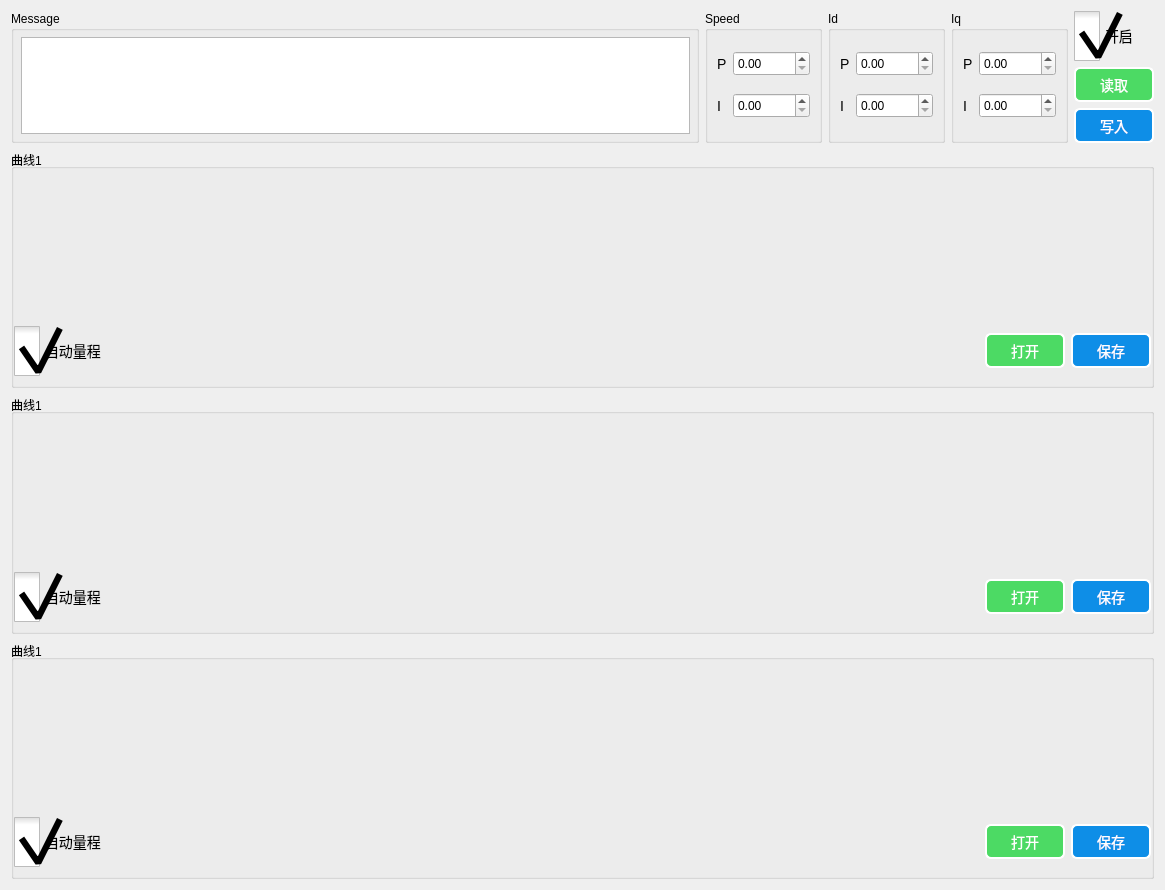
<?xml version="1.0" encoding="UTF-8"?>
<ui version="4.0">
 <class>MPlotUi</class>
 <widget class="QWidget" name="MPlotUi">
  <property name="geometry">
   <rect>
    <x>0</x>
    <y>0</y>
    <width>1165</width>
    <height>890</height>
   </rect>
  </property>
  <property name="windowTitle">
   <string>Form</string>
  </property>
  <property name="styleSheet">
   <string notr="true">QTextBrowser{
	color: green;
}


QLabel{
    color: black;
    qproperty-alignment: AlignCenter;
	
    /*font-family: 'Verdana';*/
    font-size: 14px;}

/* ******************QPushButton****************** */
QPushButton{
    background-color: rgb(14, 142, 231);
	border-style: outset;
    border-width: 2px;
	border-radius: 6px;
    color: white;
	font-size: 14px;
}

QPushButton:hover{
    background-color: rgb(57, 159, 251);
}

QPushButton:pressed{
    background-color: rgb(0, 125, 213);
}

QPushButton:disabled{
    background-color: gray;
}

QCheckBox{
	font-size: 14px;
	alignment:center}


QRadioButton{
	font-size: 14px;
	alignment:center}

    /*RadioButton样式设置*/
    QRadioButton::indicator { 
    	width: 17px;
    	height: 17px;
    }
    /*单选框未选中样式*/
    QRadioButton::indicator::unchecked {
    	
    	image: url(:/images/skin/images/radiob-unchecked.png);
    }
    /*单选框选中样式*/
    QRadioButton::indicator::checked { 
    	image: url(:/images/skin/images/radiob-checked.png);
    }
    /*RadioButton和checkbox字体和间距设置*/
    QRadioButton ,QCheckBox{
    	spacing: 5px;
    	font-size: 14px;
    }
    /*checkbox样式设置*/
    QCheckBox::indicator { 
    	width: 26px;
    	height: 50px;
    }
    /*未选中*/
    QCheckBox::indicator::unchecked {	
    	image: url(:/images/skin/images/checkb-unche.png);
    }
    /*选中*/
    QCheckBox::indicator::checked { 
    	image: url(:/images/skin/images/checkb_check.png);
    }

</string>
  </property>
  <layout class="QGridLayout" name="gridLayout_3">
   <item row="0" column="0">
    <layout class="QGridLayout" name="gridLayout_2">
     <item row="0" column="0" rowspan="3">
      <widget class="QGroupBox" name="groupBox_2">
       <property name="maximumSize">
        <size>
         <width>16777215</width>
         <height>888888</height>
        </size>
       </property>
       <property name="title">
        <string>Message</string>
       </property>
       <layout class="QGridLayout" name="gridLayout_4">
        <property name="leftMargin">
         <number>7</number>
        </property>
        <property name="topMargin">
         <number>6</number>
        </property>
        <property name="rightMargin">
         <number>6</number>
        </property>
        <property name="bottomMargin">
         <number>6</number>
        </property>
        <item row="0" column="0">
         <widget class="QTextBrowser" name="textBrowser"/>
        </item>
       </layout>
      </widget>
     </item>
     <item row="0" column="1" rowspan="3">
      <widget class="QGroupBox" name="groupBox_4">
       <property name="sizePolicy">
        <sizepolicy hsizetype="Preferred" vsizetype="Preferred">
         <horstretch>0</horstretch>
         <verstretch>0</verstretch>
        </sizepolicy>
       </property>
       <property name="title">
        <string>Speed</string>
       </property>
       <layout class="QGridLayout" name="gridLayout">
        <item row="0" column="0">
         <widget class="QLabel" name="label_6">
          <property name="text">
           <string>P</string>
          </property>
         </widget>
        </item>
        <item row="0" column="1">
         <widget class="QDoubleSpinBox" name="SpinBox_speedPRW">
          <property name="minimumSize">
           <size>
            <width>0</width>
            <height>25</height>
           </size>
          </property>
          <property name="maximumSize">
           <size>
            <width>16777215</width>
            <height>25</height>
           </size>
          </property>
          <property name="maximum">
           <double>99999.990000000005239</double>
          </property>
         </widget>
        </item>
        <item row="1" column="0">
         <widget class="QLabel" name="label_7">
          <property name="text">
           <string>I</string>
          </property>
         </widget>
        </item>
        <item row="1" column="1">
         <widget class="QDoubleSpinBox" name="SpinBox_speedIRW">
          <property name="minimumSize">
           <size>
            <width>0</width>
            <height>25</height>
           </size>
          </property>
          <property name="maximumSize">
           <size>
            <width>16777215</width>
            <height>25</height>
           </size>
          </property>
          <property name="maximum">
           <double>99999.990000000005239</double>
          </property>
         </widget>
        </item>
       </layout>
       <zorder>SpinBox_speedPRW</zorder>
       <zorder>label_7</zorder>
       <zorder>label_6</zorder>
       <zorder>SpinBox_speedIRW</zorder>
      </widget>
     </item>
     <item row="0" column="2" rowspan="3">
      <widget class="QGroupBox" name="groupBox_5">
       <property name="sizePolicy">
        <sizepolicy hsizetype="Preferred" vsizetype="Preferred">
         <horstretch>0</horstretch>
         <verstretch>0</verstretch>
        </sizepolicy>
       </property>
       <property name="title">
        <string>Id</string>
       </property>
       <layout class="QGridLayout" name="gridLayout_5">
        <item row="0" column="0">
         <widget class="QLabel" name="label_12">
          <property name="text">
           <string>P</string>
          </property>
         </widget>
        </item>
        <item row="0" column="1">
         <widget class="QDoubleSpinBox" name="SpinBox_idPRW">
          <property name="minimumSize">
           <size>
            <width>0</width>
            <height>25</height>
           </size>
          </property>
          <property name="maximumSize">
           <size>
            <width>16777215</width>
            <height>25</height>
           </size>
          </property>
          <property name="maximum">
           <double>99999.990000000005239</double>
          </property>
         </widget>
        </item>
        <item row="1" column="0">
         <widget class="QLabel" name="label_13">
          <property name="text">
           <string>I</string>
          </property>
         </widget>
        </item>
        <item row="1" column="1">
         <widget class="QDoubleSpinBox" name="SpinBox_idIRW">
          <property name="minimumSize">
           <size>
            <width>0</width>
            <height>25</height>
           </size>
          </property>
          <property name="maximumSize">
           <size>
            <width>16777215</width>
            <height>25</height>
           </size>
          </property>
          <property name="maximum">
           <double>99999.990000000005239</double>
          </property>
         </widget>
        </item>
       </layout>
       <zorder>SpinBox_idPRW</zorder>
       <zorder>label_13</zorder>
       <zorder>SpinBox_idIRW</zorder>
       <zorder>label_12</zorder>
      </widget>
     </item>
     <item row="0" column="3" rowspan="3">
      <widget class="QGroupBox" name="groupBox_6">
       <property name="sizePolicy">
        <sizepolicy hsizetype="Preferred" vsizetype="Preferred">
         <horstretch>0</horstretch>
         <verstretch>0</verstretch>
        </sizepolicy>
       </property>
       <property name="title">
        <string>Iq</string>
       </property>
       <layout class="QGridLayout" name="gridLayout_6">
        <item row="0" column="0">
         <widget class="QLabel" name="label_14">
          <property name="text">
           <string>P</string>
          </property>
         </widget>
        </item>
        <item row="0" column="1">
         <widget class="QDoubleSpinBox" name="SpinBox_iqPRW">
          <property name="minimumSize">
           <size>
            <width>0</width>
            <height>25</height>
           </size>
          </property>
          <property name="maximumSize">
           <size>
            <width>16777215</width>
            <height>25</height>
           </size>
          </property>
          <property name="maximum">
           <double>99999.990000000005239</double>
          </property>
         </widget>
        </item>
        <item row="1" column="0">
         <widget class="QLabel" name="label_15">
          <property name="text">
           <string>I</string>
          </property>
         </widget>
        </item>
        <item row="1" column="1">
         <widget class="QDoubleSpinBox" name="SpinBox_iqIRW">
          <property name="minimumSize">
           <size>
            <width>0</width>
            <height>25</height>
           </size>
          </property>
          <property name="maximumSize">
           <size>
            <width>16777215</width>
            <height>25</height>
           </size>
          </property>
          <property name="maximum">
           <double>99999.990000000005239</double>
          </property>
         </widget>
        </item>
       </layout>
       <zorder>SpinBox_iqPRW</zorder>
       <zorder>label_15</zorder>
       <zorder>SpinBox_iqIRW</zorder>
       <zorder>label_14</zorder>
      </widget>
     </item>
     <item row="0" column="4">
      <widget class="QCheckBox" name="checkBox_4">
       <property name="text">
        <string>开启</string>
       </property>
       <property name="checked">
        <bool>true</bool>
       </property>
      </widget>
     </item>
     <item row="1" column="4">
      <widget class="QPushButton" name="plotPauseBtn0_3">
       <property name="minimumSize">
        <size>
         <width>80</width>
         <height>35</height>
        </size>
       </property>
       <property name="styleSheet">
        <string notr="true">QPushButton{
    background-color: rgb(76, 218, 100);
	border-style: outset;
    border-width: 2px;
	border-radius: 6px;
    color: white;
	font-size: 14px;
}

QPushButton:hover{
    background-color: rgb(110, 230, 120);
}

QPushButton:pressed{
    background-color: rgb(50, 200, 80);
}

QPushButton:disabled{
    background-color: gray;
}</string>
       </property>
       <property name="text">
        <string>读取</string>
       </property>
      </widget>
     </item>
     <item row="2" column="4">
      <widget class="QPushButton" name="plotPauseBtn0_2">
       <property name="minimumSize">
        <size>
         <width>80</width>
         <height>35</height>
        </size>
       </property>
       <property name="text">
        <string>写入</string>
       </property>
      </widget>
     </item>
     <item row="3" column="0" colspan="5">
      <widget class="QGroupBox" name="groupBox">
       <property name="sizePolicy">
        <sizepolicy hsizetype="Expanding" vsizetype="Expanding">
         <horstretch>0</horstretch>
         <verstretch>0</verstretch>
        </sizepolicy>
       </property>
       <property name="minimumSize">
        <size>
         <width>0</width>
         <height>150</height>
        </size>
       </property>
       <property name="maximumSize">
        <size>
         <width>16777215</width>
         <height>300</height>
        </size>
       </property>
       <property name="title">
        <string>曲线1</string>
       </property>
       <property name="alignment">
        <set>Qt::AlignLeading|Qt::AlignLeft|Qt::AlignVCenter</set>
       </property>
       <layout class="QVBoxLayout" name="verticalLayout">
        <property name="leftMargin">
         <number>0</number>
        </property>
        <property name="rightMargin">
         <number>0</number>
        </property>
        <item>
         <widget class="QCustomPlot" name="customPlot" native="true">
          <property name="sizePolicy">
           <sizepolicy hsizetype="Expanding" vsizetype="Expanding">
            <horstretch>0</horstretch>
            <verstretch>0</verstretch>
           </sizepolicy>
          </property>
         </widget>
        </item>
        <item>
         <layout class="QHBoxLayout" name="horizontalLayout">
          <item>
           <widget class="QCheckBox" name="checkBox">
            <property name="text">
             <string>自动量程</string>
            </property>
            <property name="checked">
             <bool>true</bool>
            </property>
           </widget>
          </item>
          <item>
           <spacer name="horizontalSpacer">
            <property name="orientation">
             <enum>Qt::Horizontal</enum>
            </property>
            <property name="sizeHint" stdset="0">
             <size>
              <width>40</width>
              <height>20</height>
             </size>
            </property>
           </spacer>
          </item>
          <item>
           <widget class="QPushButton" name="plotOpenBtn0">
            <property name="minimumSize">
             <size>
              <width>80</width>
              <height>35</height>
             </size>
            </property>
            <property name="styleSheet">
             <string notr="true">QPushButton{
    background-color: rgb(76, 218, 100);
	border-style: outset;
    border-width: 2px;
	border-radius: 6px;
    color: white;
	font-size: 14px;
}

QPushButton:hover{
    background-color: rgb(110, 230, 120);
}

QPushButton:pressed{
    background-color: rgb(50, 200, 80);
}

QPushButton:disabled{
    background-color: gray;
}</string>
            </property>
            <property name="text">
             <string>打开</string>
            </property>
           </widget>
          </item>
          <item>
           <widget class="QPushButton" name="plotSaveBtn0">
            <property name="minimumSize">
             <size>
              <width>80</width>
              <height>35</height>
             </size>
            </property>
            <property name="text">
             <string>保存</string>
            </property>
           </widget>
          </item>
         </layout>
        </item>
       </layout>
      </widget>
     </item>
     <item row="4" column="0" colspan="5">
      <widget class="QGroupBox" name="groupBox_3">
       <property name="sizePolicy">
        <sizepolicy hsizetype="Expanding" vsizetype="Expanding">
         <horstretch>0</horstretch>
         <verstretch>0</verstretch>
        </sizepolicy>
       </property>
       <property name="minimumSize">
        <size>
         <width>0</width>
         <height>150</height>
        </size>
       </property>
       <property name="maximumSize">
        <size>
         <width>16777215</width>
         <height>300</height>
        </size>
       </property>
       <property name="title">
        <string>曲线1</string>
       </property>
       <property name="alignment">
        <set>Qt::AlignLeading|Qt::AlignLeft|Qt::AlignVCenter</set>
       </property>
       <layout class="QVBoxLayout" name="verticalLayout_2">
        <property name="leftMargin">
         <number>0</number>
        </property>
        <property name="rightMargin">
         <number>0</number>
        </property>
        <item>
         <widget class="QCustomPlot" name="customPlot2" native="true">
          <property name="sizePolicy">
           <sizepolicy hsizetype="Expanding" vsizetype="Expanding">
            <horstretch>0</horstretch>
            <verstretch>0</verstretch>
           </sizepolicy>
          </property>
         </widget>
        </item>
        <item>
         <layout class="QHBoxLayout" name="horizontalLayout_2">
          <item>
           <widget class="QCheckBox" name="checkBox_2">
            <property name="text">
             <string>自动量程</string>
            </property>
            <property name="checked">
             <bool>true</bool>
            </property>
           </widget>
          </item>
          <item>
           <spacer name="horizontalSpacer_2">
            <property name="orientation">
             <enum>Qt::Horizontal</enum>
            </property>
            <property name="sizeHint" stdset="0">
             <size>
              <width>40</width>
              <height>20</height>
             </size>
            </property>
           </spacer>
          </item>
          <item>
           <widget class="QPushButton" name="plotOpenBtn0_2">
            <property name="minimumSize">
             <size>
              <width>80</width>
              <height>35</height>
             </size>
            </property>
            <property name="styleSheet">
             <string notr="true">QPushButton{
    background-color: rgb(76, 218, 100);
	border-style: outset;
    border-width: 2px;
	border-radius: 6px;
    color: white;
	font-size: 14px;
}

QPushButton:hover{
    background-color: rgb(110, 230, 120);
}

QPushButton:pressed{
    background-color: rgb(50, 200, 80);
}

QPushButton:disabled{
    background-color: gray;
}</string>
            </property>
            <property name="text">
             <string>打开</string>
            </property>
           </widget>
          </item>
          <item>
           <widget class="QPushButton" name="plotSaveBtn0_2">
            <property name="minimumSize">
             <size>
              <width>80</width>
              <height>35</height>
             </size>
            </property>
            <property name="text">
             <string>保存</string>
            </property>
           </widget>
          </item>
         </layout>
        </item>
       </layout>
      </widget>
     </item>
     <item row="5" column="0" colspan="5">
      <widget class="QGroupBox" name="groupBox_7">
       <property name="sizePolicy">
        <sizepolicy hsizetype="Expanding" vsizetype="Expanding">
         <horstretch>0</horstretch>
         <verstretch>0</verstretch>
        </sizepolicy>
       </property>
       <property name="minimumSize">
        <size>
         <width>0</width>
         <height>150</height>
        </size>
       </property>
       <property name="maximumSize">
        <size>
         <width>16777215</width>
         <height>300</height>
        </size>
       </property>
       <property name="title">
        <string>曲线1</string>
       </property>
       <property name="alignment">
        <set>Qt::AlignLeading|Qt::AlignLeft|Qt::AlignVCenter</set>
       </property>
       <layout class="QVBoxLayout" name="verticalLayout_3">
        <property name="leftMargin">
         <number>0</number>
        </property>
        <property name="rightMargin">
         <number>0</number>
        </property>
        <item>
         <widget class="QCustomPlot" name="customPlot3" native="true">
          <property name="sizePolicy">
           <sizepolicy hsizetype="Expanding" vsizetype="Expanding">
            <horstretch>0</horstretch>
            <verstretch>0</verstretch>
           </sizepolicy>
          </property>
         </widget>
        </item>
        <item>
         <layout class="QHBoxLayout" name="horizontalLayout_3">
          <item>
           <widget class="QCheckBox" name="checkBox_3">
            <property name="text">
             <string>自动量程</string>
            </property>
            <property name="checked">
             <bool>true</bool>
            </property>
           </widget>
          </item>
          <item>
           <spacer name="horizontalSpacer_3">
            <property name="orientation">
             <enum>Qt::Horizontal</enum>
            </property>
            <property name="sizeHint" stdset="0">
             <size>
              <width>40</width>
              <height>20</height>
             </size>
            </property>
           </spacer>
          </item>
          <item>
           <widget class="QPushButton" name="plotOpenBtn0_3">
            <property name="minimumSize">
             <size>
              <width>80</width>
              <height>35</height>
             </size>
            </property>
            <property name="styleSheet">
             <string notr="true">QPushButton{
    background-color: rgb(76, 218, 100);
	border-style: outset;
    border-width: 2px;
	border-radius: 6px;
    color: white;
	font-size: 14px;
}

QPushButton:hover{
    background-color: rgb(110, 230, 120);
}

QPushButton:pressed{
    background-color: rgb(50, 200, 80);
}

QPushButton:disabled{
    background-color: gray;
}</string>
            </property>
            <property name="text">
             <string>打开</string>
            </property>
           </widget>
          </item>
          <item>
           <widget class="QPushButton" name="plotSaveBtn0_3">
            <property name="minimumSize">
             <size>
              <width>80</width>
              <height>35</height>
             </size>
            </property>
            <property name="text">
             <string>保存</string>
            </property>
           </widget>
          </item>
         </layout>
        </item>
       </layout>
      </widget>
     </item>
    </layout>
   </item>
  </layout>
 </widget>
 <customwidgets>
  <customwidget>
   <class>QCustomPlot</class>
   <extends>QWidget</extends>
   <header location="global">qcustomplot/qcustomplot.h</header>
   <container>1</container>
  </customwidget>
 </customwidgets>
 <resources/>
 <connections/>
</ui>
